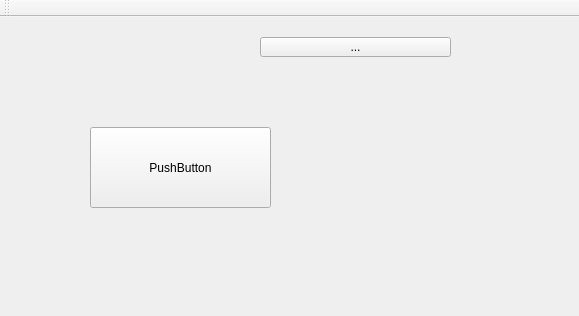
<?xml version="1.0" encoding="UTF-8"?>
<ui version="4.0">
 <class>MainWindow</class>
 <widget class="QMainWindow" name="MainWindow">
  <property name="geometry">
   <rect>
    <x>0</x>
    <y>0</y>
    <width>579</width>
    <height>316</height>
   </rect>
  </property>
  <property name="windowTitle">
   <string>MainWindow</string>
  </property>
  <widget class="QWidget" name="centralWidget">
   <widget class="QPushButton" name="pushButton">
    <property name="geometry">
     <rect>
      <x>90</x>
      <y>110</y>
      <width>181</width>
      <height>81</height>
     </rect>
    </property>
    <property name="text">
     <string>PushButton</string>
    </property>
   </widget>
   <widget class="QToolButton" name="toolButton">
    <property name="geometry">
     <rect>
      <x>260</x>
      <y>20</y>
      <width>191</width>
      <height>20</height>
     </rect>
    </property>
    <property name="text">
     <string>...</string>
    </property>
   </widget>
  </widget>
  <widget class="QMenuBar" name="menuBar">
   <property name="geometry">
    <rect>
     <x>0</x>
     <y>0</y>
     <width>579</width>
     <height>24</height>
    </rect>
   </property>
  </widget>
  <widget class="QToolBar" name="mainToolBar">
   <attribute name="toolBarArea">
    <enum>TopToolBarArea</enum>
   </attribute>
   <attribute name="toolBarBreak">
    <bool>false</bool>
   </attribute>
  </widget>
 </widget>
 <layoutdefault spacing="6" margin="11"/>
 <resources/>
 <connections/>
</ui>
